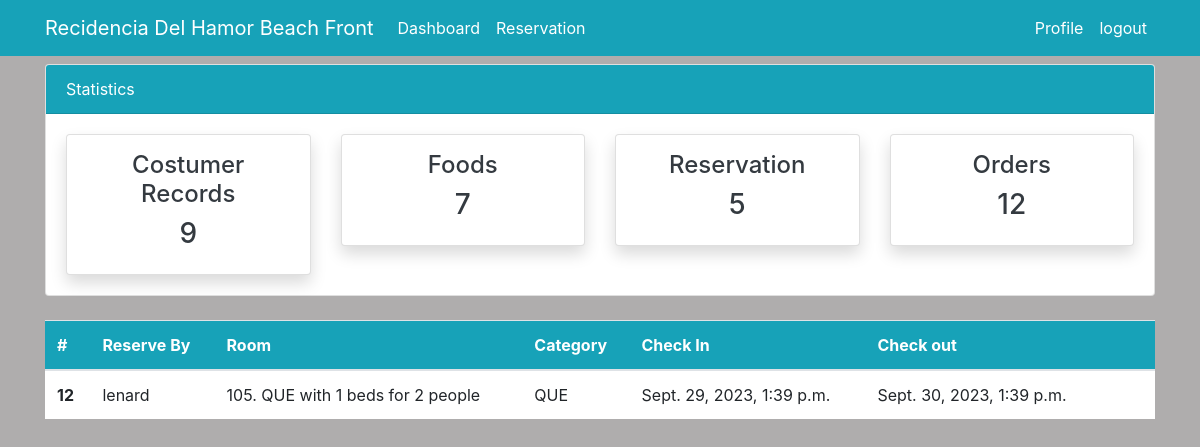
Page /book/approve/12/ (signed in) on the committed database.
### reservation/models.py (models this page shows, shortened)
class Booking(models.Model):
    user = models.ForeignKey(settings.AUTH_USER_MODEL, on_delete=models.CASCADE)
    room = models.ForeignKey(Room, on_delete=models.CASCADE)
    check_in = models.DateTimeField()
    check_out = models.DateTimeField()
    status = models.CharField(max_length=250, default="Pending")
    remarks = models.CharField(max_length=500, blank=True, null=True)

class Room(models.Model):
    ROOM_CATEGORIES = (
        ('YAC', 'AC'),
        ('NAC', 'NON-AC'),
        ('DEL', 'DELUXE'),
        ('KIN', 'KING'),
        ('QUE', 'QUEEN'),
    )
    number = models.IntegerField()
    category = models.CharField(max_length=3, choices=ROOM_CATEGORIES)
    beds = models.IntegerField()
    capacity = models.IntegerField()
    price = models.IntegerField(null=True)
    def __str__(self):
        return f'{self.number}. {self.category} with {self.beds} beds for {self.capacity} people'

### dashboard/views.py (the view)
# urls.py: path('book/approve/<int:pk>/', views.approve_booking, name="dashboard-approve-booking"),
@login_required
def approve_booking(request, pk):
    booking = Booking.objects.get(id=pk)
    booking_count = Booking.objects.all().count()
    orders_count = Order.objects.all().count()
    workers_count = User.objects.all().count()
    products_count = Product.objects.all().count()
    if request.method == 'POST':
        booking.save()
        return redirect('dashboard-reservation_list')
    context = {
        'booking': booking,
        'workers_count': workers_count,
        'orders_count': orders_count,
        'products_count': products_count,
        'booking_count': booking_count,
    }
    return render(request, 'dashboard/approve_booking.html', context)

### templates/dashboard/approve_booking.html (shortened to what this page needs)
{% extends 'partials/base.html' %}
{% block content %}
{% include 'partials/topnav.html' %}
<div class="container">
    <div class="row my-4">
        <div class="col-md-12">
            <table class="table bg-white">
                <thead class="bg-info text-white">
                <tr class="text-white">
                    <th scope="col">#</th>
                    <th scope="col">Reserve By</th>
                    <th scope="col">Room</th>
                    <th scope="col">Category</th>
                    <th scope="col">Check In</th>
                    <th scope="col">Check out</th>
                    <th scope="col"></th>
                    <th scope="col"></th>
                </tr>
                </thead>
                <tbody>
                <tr>
                    <th scope="row">{{ booking.id }}</th>
                    <td>{{ booking.user }}</td>
                    <td>{{ booking.room }}</td>
                    <td>{{ booking.room.category }}</td>
                    <td>{{ booking.check_in }}</td>
                    <td>{{ booking.check_out }}</td>
                </tr>
                </tbody>
            </table>
        </div>
        </div>
    </div>
{% endblock %}

### static/style.css (style rules this page uses)
body { background: rgb(175, 173, 173); }

### rows in the picture
Booking: id "12", user "lenard", room "105. QUE with 1 beds for 2 people", room.category "QUE", check_in "Sept. 29, 2023, 1:39 p.m.", check_out "Sept. 30, 2023, 1:39 p.m."

### other values in the picture
{{ workers_count }} "9"
{{ products_count }} "7"
{{ booking_count }} "5"
{{ orders_count }} "12"
